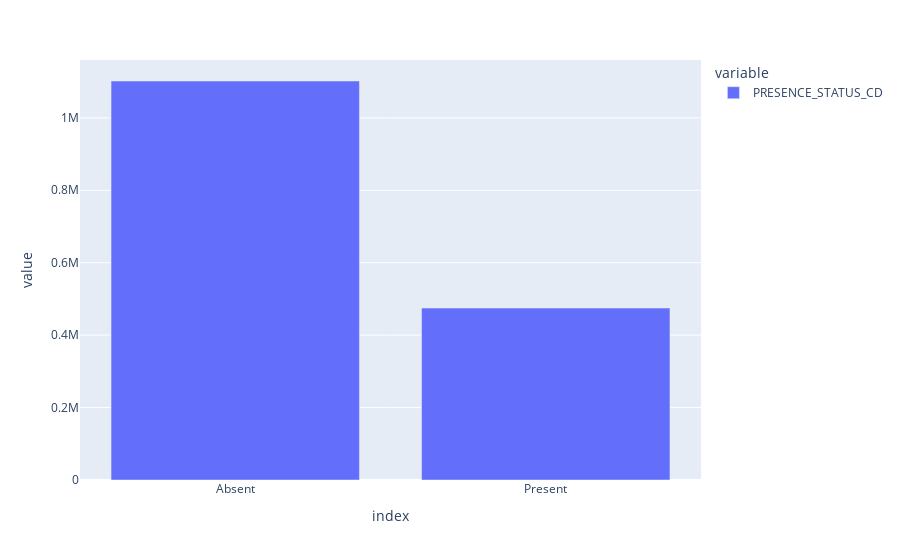

The code cell stored with this chart in its notebook:
### Code cell
df.loc[2018]["PRESENCE_STATUS_CD"].value_counts().plot(kind="bar")

### Figure 1 — Plotly figure (JSON) as saved in the notebook; plotly's stock layout.template omitted (floating-point values rounded to 4 significant figures)
{"data": [{"alignmentgroup": "True", "hovertemplate": "variable=PRESENCE_STATUS_CD<br>index=%{x}<br>value=%{y}<extra></extra>", "legendgroup": "PRESENCE_STATUS_CD", "marker": {"color": "#636efa", "pattern": {"shape": ""}}, "name": "PRESENCE_STATUS_CD", "offsetgroup": "PRESENCE_STATUS_CD", "orientation": "v", "showlegend": true, "textposition": "auto", "type": "bar", "x": ["Absent", "Present"], "xaxis": "x", "y": [1101741, 474844], "yaxis": "y"}], "layout": {"barmode": "relative", "legend": {"title": {"text": "variable"}, "tracegroupgap": 0}, "margin": {"t": 60}, "xaxis": {"anchor": "y", "domain": [0, 1], "title": {"text": "index"}}, "yaxis": {"anchor": "x", "domain": [0, 1], "title": {"text": "value"}}}}
